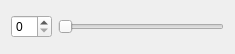
<?xml version="1.0" encoding="UTF-8"?>
<ui version="4.0">
 <class>SmallWidget</class>
 <widget class="QWidget" name="SmallWidget">
  <property name="geometry">
   <rect>
    <x>0</x>
    <y>0</y>
    <width>235</width>
    <height>54</height>
   </rect>
  </property>
  <property name="windowTitle">
   <string>Form</string>
  </property>
  <layout class="QHBoxLayout" name="horizontalLayout">
   <item>
    <widget class="QSpinBox" name="spinBox"/>
   </item>
   <item>
    <widget class="QSlider" name="horizontalSlider">
     <property name="orientation">
      <enum>Qt::Horizontal</enum>
     </property>
    </widget>
   </item>
  </layout>
 </widget>
 <resources/>
 <connections/>
</ui>
